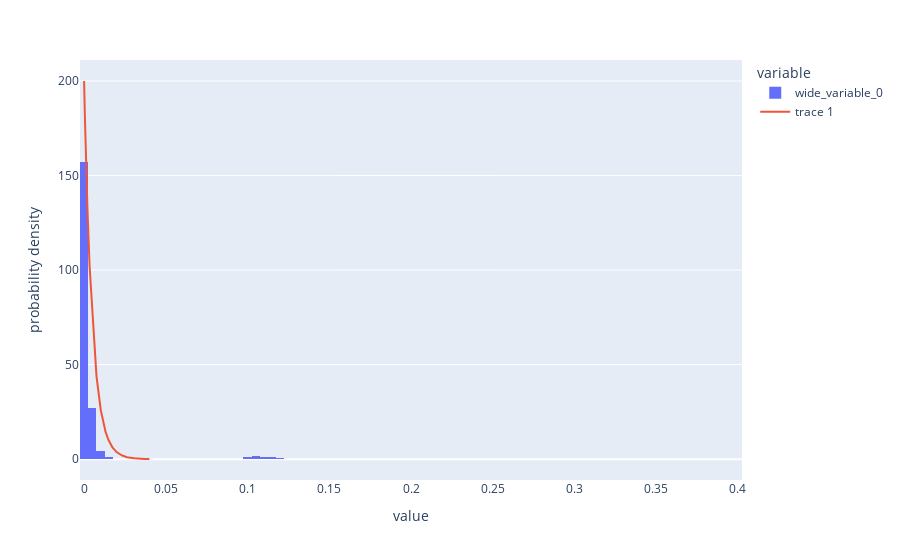

The code cell stored with this chart in its notebook:
### Code cell
timestep = -1
errors = np.concatenate([np.real(g.cfaulties[timestep]-g.coriginal*g.betas[timestep]) for g in gresults])
fig = px.histogram(x=[errors],histnorm="probability density",nbins=100)
fit = get_best_distribution(errors)
x = np.linspace(-0,0.04,10000)
y = getattr(st,fit[0])(*fit[2]).pdf(x)
y_test = st.expon.pdf(x,0,5e-3)
fig.add_scatter(x=x,y=y_test)
fig.show()

### Figure 1 — Plotly figure (JSON) as saved in the notebook; plotly's stock layout.template omitted (floating-point values rounded to 4 significant figures; data arrays with more than 128 entries replaced by an {"elided": "..."} marker saying what was removed)
{"data": [{"alignmentgroup": "True", "bingroup": "x", "histnorm": "probability density", "hovertemplate": "variable=wide_variable_0<br>value=%{x}<br>probability density=%{y}<extra></extra>", "legendgroup": "wide_variable_0", "marker": {"color": "#636efa", "pattern": {"shape": ""}}, "name": "wide_variable_0", "nbinsx": 100, "offsetgroup": "wide_variable_0", "orientation": "v", "showlegend": true, "type": "histogram", "x": {"elided": "5175 float values"}, "xaxis": "x", "yaxis": "y"}, {"type": "scatter", "x": {"elided": "10000 float values"}, "y": {"elided": "10000 float values"}}], "layout": {"barmode": "relative", "legend": {"title": {"text": "variable"}, "tracegroupgap": 0}, "margin": {"t": 60}, "xaxis": {"anchor": "y", "domain": [0, 1], "title": {"text": "value"}}, "yaxis": {"anchor": "x", "domain": [0, 1], "title": {"text": "probability density"}}}}
